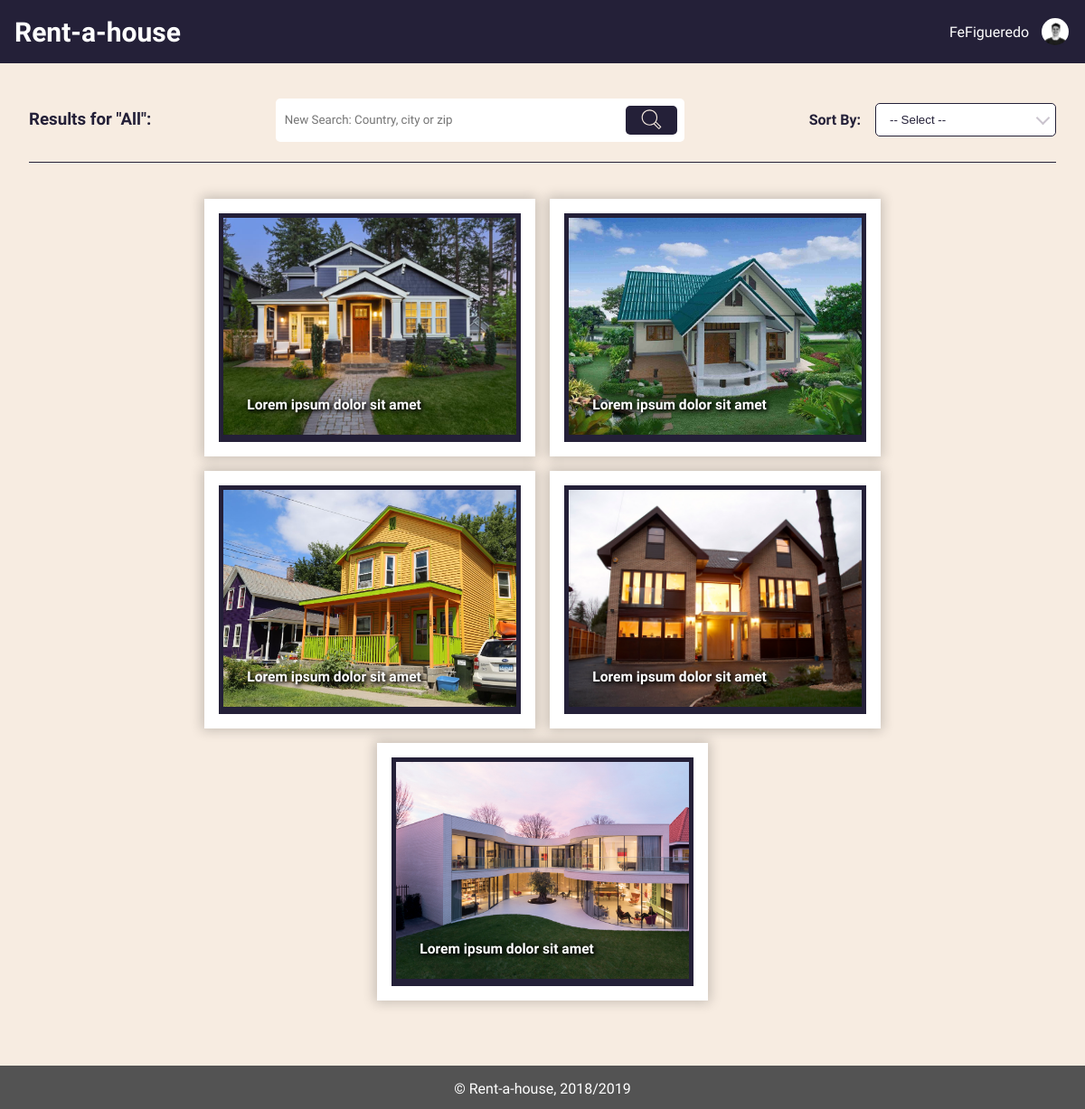
The page /pages/results.php (signed in) on the database its author committed.
### tables this page shows
CREATE TABLE house (
  id INTEGER PRIMARY KEY AUTOINCREMENT,
  type VARCHAR,
  room INTEGER,
  bathroom INTEGER,
  price DOUBLE,
  published DATE,
  address VARCHAR, 
  location VARCHAR,
  state VARCHAR,
  postCode VARCHAR,  
  description VARCHAR,
  title VARCHAR,
  owner VARCHAR REFERENCES user
);

CREATE TABLE houseimages (
  id INTEGER PRIMARY KEY AUTOINCREMENT,
  houseID integer REFERENCES house,
  image VARCHAR
);

### database/db_utils.php (called while the page is built, shortened)
<?php
    include_once('connection.php');
    function loadAllRental(){
        global $db;
        $stmt = $db->prepare("SELECT * FROM house");
        $stmt->execute();
        return $stmt->fetchAll();
    }
    function getHouseImages($houseID){
        global $db;
        $stmt = $db->prepare("SELECT * FROM houseimages  WHERE houseID = '".$houseID."'");
        $stmt->execute();
        $aux = $stmt->fetchAll();
        return $aux;
    }
?>

### pages/results.php (the view, shortened to what this page needs)
<?php
    include_once('../templates/templates.php');
    include_once('../database/db_utils.php');
    if(isset($_GET['search'])){
        $search = $_GET['search'];
        $search_flag = true;
    }
    else {
        $search = "All";
    }
    $result = loadAllRental();
?>
<section id="results">
    <div class="results-header">
        <div>
            <h3>Results for "<?php echo $search; ?>":</h3>
        </div>
        <nav id="search" style="background: none; margin-bottom: 15px;">
            <form action="results.php" method="get">
                <input type="search" name="search" placeholder="New Search: Country, city or zip">
                <button type="submit">
                </button>
            </form>
        </nav>
        <div class="sort-by">
            <h4>Sort By:</h4>
            <select class="sort-by-select" required onchange="sortBy(this.value)" >
                <option value="" disabled selected hidden>-- Select --</option>
            </select>
            <div class="sort-by-arrow"></div>
        </div>
    </div>
    <div class="results-wrapper">
    <?php
        for($i=0; $i<sizeof($result); ++$i){
            $item = $result[$i];
            $images = getHouseImages($item['id']);
    ?>
        <div class="house-item" id="<?php echo $i+1;?>">
            <form action="house.php">
                <button class="utils-btn" type="submit">
                    <img src="../images/houses/<?php echo $images[0]['image'];?>" alt="HouseExampleImg">
                    <h3><?php echo $item['title']; ?></h3>
                </button>
            </form>
        </div>
    <?php } ?>
    </div>
</section>

### css/style.css (style rules this page uses)
:root { --main-color-1: #242038; --main-color-2: #725AC1; --main-color-3: #8D86C9; --main-color-4: #CAC4CE; --main-color-5: #F7ECE1; --main-color-6: white; --main-color-7: rgba(0,0,0,.2); --main-color-8: black; --main-color-9: rgb(83, 83, 83); --error: rgb(245, 89, 71); --success: rgb(75,181,67); }
html { margin: 0; padding: 0; width: 100%; }
body { display: flex; flex-direction: column; font-family: 'Exo 2', sans-serif; background-color: var(--main-color-5); color: var(--main-color-1); margin: 0; padding: 0; min-height: 100vh; width: 100%; }
#search { display: flex; flex: auto; background-image: url(../images/background/background2.jpeg); background-position: center; background-repeat: no-repeat; background-size: cover; }
#search form { width: 60%; height: 2em; display: flex; padding: 0.5em; background-color: white; margin: auto; border-radius: 5px; }
#search input { width: 100%; border: 0; margin-right: 0.5em; font-family: 'Exo 2', sans-serif; }
#search button { display: flex; width: 15%; border-radius: 5px; background: var(--main-color-1); border: none; cursor: pointer; transition: 0.5s; }
#search svg { margin-left: 0.5em; min-height: 1.5em; min-width: 1.5em; height: 2em; width: 2em; margin: auto; fill: var(--main-color-5); }
#results { padding: 2em; flex: auto; }
.results-wrapper { display: flex; flex-wrap: wrap; align-items: center; justify-content: center; margin: 2em 0; }
.house-item { padding: 1em; color: var(--main-color-1); background-color:var(--main-color-6); box-shadow: 0 0 0.8rem 0.2rem var(--main-color-7); margin: 0.5em; }
.utils-btn { background-color:var(--main-color-1); display:inline-block; cursor:pointer; color:var(--main-color-6); font-weight:bold; padding: 5px; text-decoration:none; border: none; transition: background-color 0.5s; position: relative; }
.utils-btn img { width: 27vw; min-width: 270px; height: 20vw; min-height: 200px; object-fit: cover; transition: 0.5s; }
.utils-btn h3 { position: absolute; font-family: 'Exo 2', sans-serif; color: white; text-shadow: 2px 2px 4px black, 0px 0px 6px black; margin: 2em; bottom: 0; left: 0; transition: 0.5s; }
.results-header { display: flex; grid-template-columns: auto auto; border-bottom: 1px solid var(--main-color-1); }
.sort-by { position: relative; display: flex; margin-left: auto; margin-bottom: 15px; }
.sort-by h4 { margin-right: 1em; }
.sort-by-select { margin: auto; font-family: 'Arial'; display: inline-block; width: 15em; cursor: pointer; padding: 10px 15px; outline: 0; border: 1px solid var(--main-color-1); border-radius: 5px; background: var(--main-color-6); color: var(--main-color-1); appearance: none; -webkit-appearance: none; -moz-appearance: none; }
.sort-by-arrow { position: absolute; top: 23px; right: 9px; width: 3px; height: 3px; border: solid var(--main-color-4); border-width: 0 2px 2px 0; display: inline-block; padding: 3px; transform: rotate(45deg); -webkit-transform: rotate(45deg); }

### rows shown on the page
house: houseimages.image (picture), title "Lorem ipsum dolor sit amet"
house: houseimages.image (picture), title "Lorem ipsum dolor sit amet"
house: houseimages.image (picture), title "Lorem ipsum dolor sit amet"
house: houseimages.image (picture), title "Lorem ipsum dolor sit amet"
house: houseimages.image (picture), title "Lorem ipsum dolor sit amet"

### other values the page prints
$_SESSION['username'] "FeFigueredo"
$search "All"
